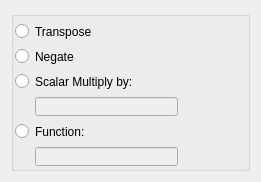
<?xml version="1.0" encoding="UTF-8"?>
<ui version="4.0">
 <class>EvaluateLinearAlgebraUnary</class>
 <widget class="QDialog" name="EvaluateLinearAlgebraUnary">
  <property name="geometry">
   <rect>
    <x>0</x>
    <y>0</y>
    <width>261</width>
    <height>182</height>
   </rect>
  </property>
  <property name="sizePolicy">
   <sizepolicy hsizetype="Fixed" vsizetype="Fixed">
    <horstretch>0</horstretch>
    <verstretch>0</verstretch>
   </sizepolicy>
  </property>
  <property name="minimumSize">
   <size>
    <width>261</width>
    <height>182</height>
   </size>
  </property>
  <property name="maximumSize">
   <size>
    <width>261</width>
    <height>182</height>
   </size>
  </property>
  <property name="windowTitle">
   <string>Dialog</string>
  </property>
  <layout class="QVBoxLayout" name="verticalLayout_4">
   <item>
    <widget class="QGroupBox" name="groupBox">
     <property name="title">
      <string/>
     </property>
     <widget class="QWidget" name="layoutWidget">
      <property name="geometry">
       <rect>
        <x>4</x>
        <y>11</y>
        <width>163</width>
        <height>144</height>
       </rect>
      </property>
      <layout class="QVBoxLayout" name="verticalLayout">
       <item>
        <widget class="QRadioButton" name="transposeRadioButton_">
         <property name="text">
          <string>Transpose</string>
         </property>
        </widget>
       </item>
       <item>
        <widget class="QRadioButton" name="negateRadioButton_">
         <property name="text">
          <string>Negate</string>
         </property>
        </widget>
       </item>
       <item>
        <widget class="QRadioButton" name="scalarMultiplyRadioButton_">
         <property name="text">
          <string>Scalar Multiply by:</string>
         </property>
        </widget>
       </item>
       <item>
        <layout class="QHBoxLayout" name="horizontalLayout">
         <item>
          <spacer name="horizontalSpacer">
           <property name="orientation">
            <enum>Qt::Horizontal</enum>
           </property>
           <property name="sizeType">
            <enum>QSizePolicy::Preferred</enum>
           </property>
           <property name="sizeHint" stdset="0">
            <size>
             <width>20</width>
             <height>20</height>
            </size>
           </property>
          </spacer>
         </item>
         <item>
          <widget class="QLineEdit" name="scalarLineEdit_">
           <property name="enabled">
            <bool>false</bool>
           </property>
          </widget>
         </item>
        </layout>
       </item>
       <item>
        <widget class="QRadioButton" name="functionRadioButton_">
         <property name="text">
          <string>Function: </string>
         </property>
        </widget>
       </item>
       <item>
        <layout class="QHBoxLayout" name="horizontalLayout_2">
         <item>
          <spacer name="horizontalSpacer_2">
           <property name="orientation">
            <enum>Qt::Horizontal</enum>
           </property>
           <property name="sizeType">
            <enum>QSizePolicy::Preferred</enum>
           </property>
           <property name="sizeHint" stdset="0">
            <size>
             <width>20</width>
             <height>20</height>
            </size>
           </property>
          </spacer>
         </item>
         <item>
          <widget class="QLineEdit" name="functionLineEdit_">
           <property name="enabled">
            <bool>false</bool>
           </property>
          </widget>
         </item>
        </layout>
       </item>
      </layout>
     </widget>
    </widget>
   </item>
  </layout>
 </widget>
 <resources/>
 <connections>
  <connection>
   <sender>scalarMultiplyRadioButton_</sender>
   <signal>clicked(bool)</signal>
   <receiver>scalarLineEdit_</receiver>
   <slot>setEnabled(bool)</slot>
   <hints>
    <hint type="sourcelabel">
     <x>85</x>
     <y>74</y>
    </hint>
    <hint type="destinationlabel">
     <x>106</x>
     <y>96</y>
    </hint>
   </hints>
  </connection>
  <connection>
   <sender>negateRadioButton_</sender>
   <signal>clicked(bool)</signal>
   <receiver>scalarLineEdit_</receiver>
   <slot>setDisabled(bool)</slot>
   <hints>
    <hint type="sourcelabel">
     <x>61</x>
     <y>54</y>
    </hint>
    <hint type="destinationlabel">
     <x>168</x>
     <y>97</y>
    </hint>
   </hints>
  </connection>
  <connection>
   <sender>transposeRadioButton_</sender>
   <signal>clicked(bool)</signal>
   <receiver>scalarLineEdit_</receiver>
   <slot>setDisabled(bool)</slot>
   <hints>
    <hint type="sourcelabel">
     <x>65</x>
     <y>28</y>
    </hint>
    <hint type="destinationlabel">
     <x>173</x>
     <y>110</y>
    </hint>
   </hints>
  </connection>
  <connection>
   <sender>functionRadioButton_</sender>
   <signal>clicked(bool)</signal>
   <receiver>functionLineEdit_</receiver>
   <slot>setEnabled(bool)</slot>
   <hints>
    <hint type="sourcelabel">
     <x>58</x>
     <y>126</y>
    </hint>
    <hint type="destinationlabel">
     <x>62</x>
     <y>147</y>
    </hint>
   </hints>
  </connection>
  <connection>
   <sender>scalarMultiplyRadioButton_</sender>
   <signal>clicked(bool)</signal>
   <receiver>functionLineEdit_</receiver>
   <slot>setDisabled(bool)</slot>
   <hints>
    <hint type="sourcelabel">
     <x>133</x>
     <y>73</y>
    </hint>
    <hint type="destinationlabel">
     <x>138</x>
     <y>149</y>
    </hint>
   </hints>
  </connection>
  <connection>
   <sender>functionRadioButton_</sender>
   <signal>clicked(bool)</signal>
   <receiver>scalarLineEdit_</receiver>
   <slot>setDisabled(bool)</slot>
   <hints>
    <hint type="sourcelabel">
     <x>81</x>
     <y>127</y>
    </hint>
    <hint type="destinationlabel">
     <x>83</x>
     <y>100</y>
    </hint>
   </hints>
  </connection>
  <connection>
   <sender>negateRadioButton_</sender>
   <signal>clicked(bool)</signal>
   <receiver>functionLineEdit_</receiver>
   <slot>setDisabled(bool)</slot>
   <hints>
    <hint type="sourcelabel">
     <x>47</x>
     <y>52</y>
    </hint>
    <hint type="destinationlabel">
     <x>50</x>
     <y>147</y>
    </hint>
   </hints>
  </connection>
  <connection>
   <sender>transposeRadioButton_</sender>
   <signal>clicked(bool)</signal>
   <receiver>functionLineEdit_</receiver>
   <slot>setDisabled(bool)</slot>
   <hints>
    <hint type="sourcelabel">
     <x>65</x>
     <y>33</y>
    </hint>
    <hint type="destinationlabel">
     <x>79</x>
     <y>153</y>
    </hint>
   </hints>
  </connection>
 </connections>
</ui>
